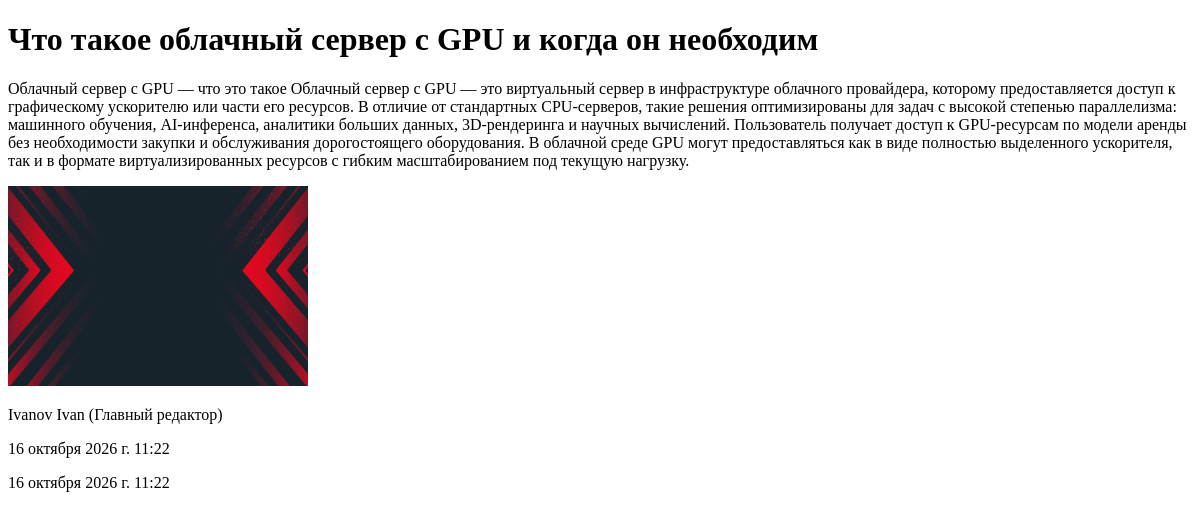
The app's page /blog_list/3/, older data.
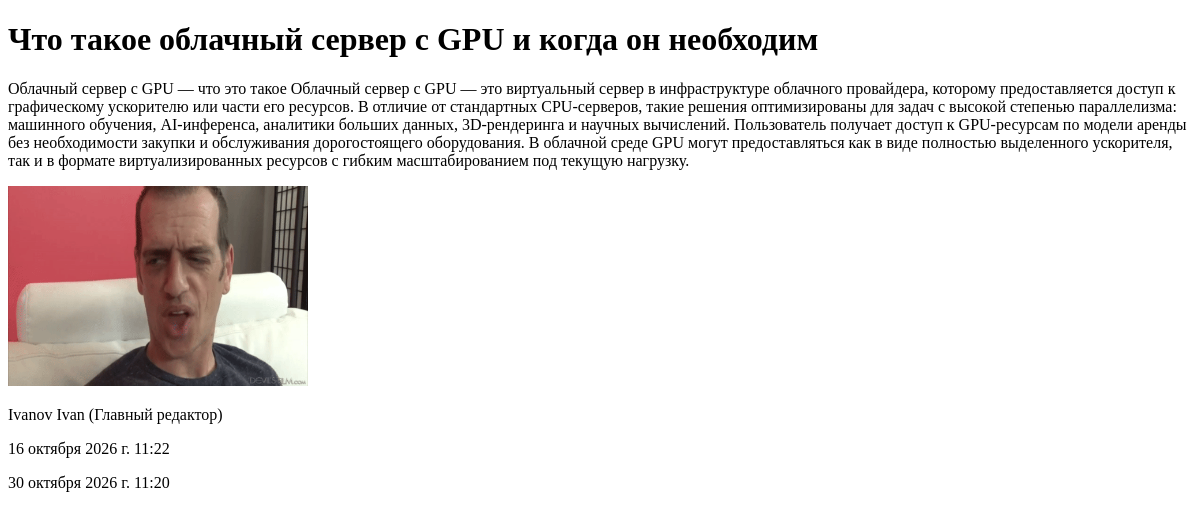
The same page, newer data.
### blog/models.py (models this page shows, shortened)
class Blog(models.Model):
    title = models.CharField(max_length=100)
    image = models.ImageField(upload_to='blog/')
    description = models.TextField()
    author = models.CharField(max_length=100, default='Ivanov Ivan')
    created_at = models.DateTimeField(auto_now_add=True)
    updated_at = models.DateTimeField(auto_now=True)

### blog/views.py (the view)
# urls.py: path('blog_list/<int:id>/', views.blog_detail_view, name='blog_detail'),
def blog_detail_view(request, id):
    if request.method == "GET":
        blog_id = get_object_or_404(models.Blog, id=id)
    return render(request, template_name='blog_detail.html', context={'blog_id': blog_id})

### templates/blog_detail.html (shortened to what this page needs)
<!DOCTYPE html>
<html lang="en">
<head>
</head>
<body>
    <h1>{{ blog_id.title }}</h1>
    <p>{{ blog_id.description }}</p>
    <img src="{{ blog_id.image.url }}" width="300" height="200" alt="">
  <p>{{ blog_id.author }}{% if blog_id.author == 'Ivanov Ivan' %} (Главный редактор){% endif %}</p>
    <p>{{ blog_id.created_at }}</p>
    <p>{{ blog_id.updated_at }}</p>
</body>
</html>

Row changes from the older to the newer data that the page shows:
changed Blog "Что такое облачный сервер с GPU и когда он необходим": image: a different picture; updated_at "16 октября 2026 г. 11:22" → "30 октября 2026 г. 11:20"
